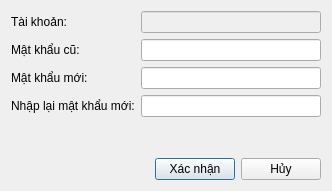
<?xml version="1.0" encoding="UTF-8"?>
<ui version="4.0">
 <class>ChangePasswordDialog</class>
 <widget class="QDialog" name="ChangePasswordDialog">
  <property name="geometry">
   <rect>
    <x>0</x>
    <y>0</y>
    <width>332</width>
    <height>191</height>
   </rect>
  </property>
  <property name="windowTitle">
   <string>Thay đổi mật khẩu</string>
  </property>
  <property name="modal">
   <bool>true</bool>
  </property>
  <layout class="QGridLayout" name="gridLayout">
   <item row="4" column="1">
    <widget class="QLineEdit" name="repasswordLed">
     <property name="echoMode">
      <enum>QLineEdit::Password</enum>
     </property>
    </widget>
   </item>
   <item row="1" column="1">
    <widget class="QLineEdit" name="accountLed">
     <property name="enabled">
      <bool>false</bool>
     </property>
    </widget>
   </item>
   <item row="1" column="0">
    <widget class="QLabel" name="label_6">
     <property name="text">
      <string>Tài khoản:</string>
     </property>
    </widget>
   </item>
   <item row="2" column="1">
    <widget class="QLineEdit" name="passwordLed">
     <property name="echoMode">
      <enum>QLineEdit::Password</enum>
     </property>
    </widget>
   </item>
   <item row="2" column="0">
    <widget class="QLabel" name="label">
     <property name="text">
      <string>Mật khẩu cũ:</string>
     </property>
    </widget>
   </item>
   <item row="3" column="0">
    <widget class="QLabel" name="label_2">
     <property name="text">
      <string>Mật khẩu mới:</string>
     </property>
    </widget>
   </item>
   <item row="3" column="1">
    <widget class="QLineEdit" name="newPasswordLed">
     <property name="echoMode">
      <enum>QLineEdit::Password</enum>
     </property>
    </widget>
   </item>
   <item row="4" column="0">
    <widget class="QLabel" name="label_3">
     <property name="text">
      <string>Nhập lại mật khẩu mới:</string>
     </property>
    </widget>
   </item>
   <item row="6" column="0" colspan="2">
    <layout class="QHBoxLayout" name="horizontalLayout">
     <item>
      <spacer name="horizontalSpacer">
       <property name="orientation">
        <enum>Qt::Horizontal</enum>
       </property>
       <property name="sizeHint" stdset="0">
        <size>
         <width>108</width>
         <height>20</height>
        </size>
       </property>
      </spacer>
     </item>
     <item>
      <widget class="QPushButton" name="applyBtn">
       <property name="text">
        <string>Xác nhận</string>
       </property>
       <property name="default">
        <bool>true</bool>
       </property>
      </widget>
     </item>
     <item>
      <widget class="QPushButton" name="cancelBtn">
       <property name="text">
        <string>Hủy</string>
       </property>
      </widget>
     </item>
    </layout>
   </item>
   <item row="5" column="0" colspan="2">
    <widget class="QLabel" name="userNoticeLbl">
     <property name="text">
      <string/>
     </property>
    </widget>
   </item>
  </layout>
 </widget>
 <layoutdefault spacing="6" margin="11"/>
 <tabstops>
  <tabstop>passwordLed</tabstop>
  <tabstop>newPasswordLed</tabstop>
  <tabstop>repasswordLed</tabstop>
  <tabstop>applyBtn</tabstop>
  <tabstop>cancelBtn</tabstop>
  <tabstop>accountLed</tabstop>
 </tabstops>
 <resources/>
 <connections/>
</ui>
